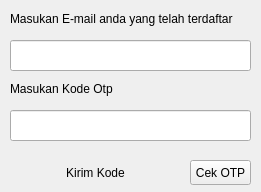
<?xml version="1.0" encoding="UTF-8"?>
<ui version="4.0">
 <class>otpgui</class>
 <widget class="QWidget" name="otpgui">
  <property name="geometry">
   <rect>
    <x>0</x>
    <y>0</y>
    <width>261</width>
    <height>192</height>
   </rect>
  </property>
  <property name="acceptDrops">
   <bool>false</bool>
  </property>
  <property name="windowTitle">
   <string>Pemulihan Password</string>
  </property>
  <widget class="QLineEdit" name="lineEdit">
   <property name="geometry">
    <rect>
     <x>10</x>
     <y>40</y>
     <width>241</width>
     <height>31</height>
    </rect>
   </property>
  </widget>
  <widget class="QLineEdit" name="lineEdit_2">
   <property name="geometry">
    <rect>
     <x>10</x>
     <y>110</y>
     <width>241</width>
     <height>31</height>
    </rect>
   </property>
  </widget>
  <widget class="QLabel" name="label">
   <property name="geometry">
    <rect>
     <x>10</x>
     <y>10</y>
     <width>241</width>
     <height>17</height>
    </rect>
   </property>
   <property name="text">
    <string>Masukan E-mail anda yang telah terdaftar</string>
   </property>
  </widget>
  <widget class="QLabel" name="label_2">
   <property name="geometry">
    <rect>
     <x>10</x>
     <y>80</y>
     <width>241</width>
     <height>17</height>
    </rect>
   </property>
   <property name="text">
    <string>Masukan Kode Otp</string>
   </property>
  </widget>
  <widget class="QPushButton" name="pushButton">
   <property name="geometry">
    <rect>
     <x>190</x>
     <y>160</y>
     <width>61</width>
     <height>25</height>
    </rect>
   </property>
   <property name="text">
    <string>Cek OTP</string>
   </property>
  </widget>
  <widget class="QPushButton" name="pushButton_2">
   <property name="enabled">
    <bool>true</bool>
   </property>
   <property name="geometry">
    <rect>
     <x>10</x>
     <y>160</y>
     <width>171</width>
     <height>25</height>
    </rect>
   </property>
   <property name="layoutDirection">
    <enum>Qt::LayoutDirection::LeftToRight</enum>
   </property>
   <property name="autoFillBackground">
    <bool>false</bool>
   </property>
   <property name="text">
    <string>Kirim Kode</string>
   </property>
   <property name="checkable">
    <bool>false</bool>
   </property>
   <property name="flat">
    <bool>true</bool>
   </property>
  </widget>
 </widget>
 <resources/>
 <connections/>
</ui>
